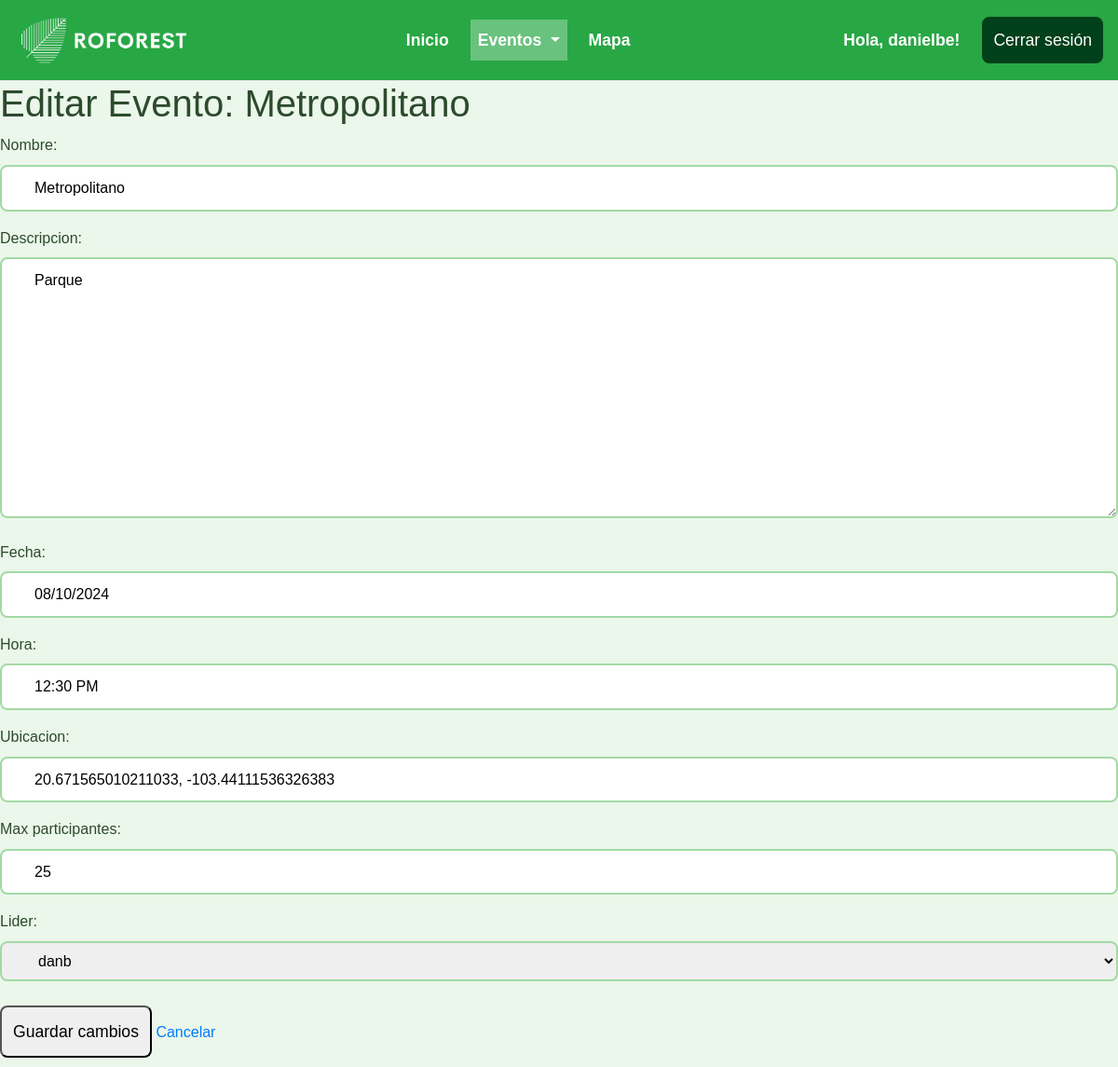
Screenshot of /eventos/editar/1/ (signed in) with the database file from the repository.
### eventos/models.py (models this page shows, shortened)
class Evento(models.Model):
    nombre = models.CharField(max_length=200)
    descripcion = models.TextField()
    fecha = models.DateField()  # Solo fecha
    hora = models.CharField(
        max_length=8,
        validators=[RegexValidator(regex=r'^(0[1-9]|1[0-2]):[0-5][0-9] (AM|PM)$', message="Formato de hora inválido. Usa hh:mm AM/PM.")]
    )  # Hora en formato 12 horas
    ubicacion = models.CharField(
        max_length=50,
        validators=[RegexValidator(regex=r'^-?\d{1,2}\.\d+,\s*-?\d{1,3}\.\d+$', message="Formato de coordenada inválido. Usa 'latitud, longitud'.")]
    )  # Coordenadas
    max_participantes = models.IntegerField()
    participantes = models.ManyToManyField(User, related_name='eventos', blank=True)
    lider = models.ForeignKey(User, related_name='eventos_liderados', on_delete=models.CASCADE)

### eventos/views.py (the view)
# urls.py: path('editar/<int:id>/', editar_evento, name='editar_evento'),  # Ruta para editar el evento
@login_required
def editar_evento(request, id):
    evento = get_object_or_404(Evento, id=id)
    if request.method == 'POST':
        form = EventoForm(request.POST, instance=evento)
        if form.is_valid():
            form.save()
            return redirect('detalle_evento', id=evento.id)
    else:
        form = EventoForm(instance=evento)
    return render(request, 'eventos/editar_evento.html', {'form': form, 'evento': evento})

### eventos/templates/eventos/editar_evento.html (shortened to what this page needs)
{% load static %}
<!DOCTYPE html>
<html lang="es">
<head>
    <link rel="stylesheet" href="https://stackpath.bootstrapcdn.com/bootstrap/4.5.2/css/bootstrap.min.css">
    <link rel="stylesheet" href="{% static 'css/styles.css' %}">
</head>
<body>
    <nav class="navbar navbar-expand-lg navbar-light bg-success sticky-top border-bottom">
        <a class="navbar-brand" href="#">
            <img src="{% static 'imagenes/logo.png' %}" alt="Reforest Logo" style="height: 60px; width: auto;">
        </a>
        <div class="collapse navbar-collapse" id="navbarNav">
            <ul class="navbar-nav mx-auto">
                <li class="nav-item {% if request.path == '/inicio/' %}active{% endif %}">
                    <a class="nav-link text-white" href="{% url 'inicio' %}">Inicio</a>
                </li>
                <li class="nav-item dropdown {% if '/eventos' in request.path %}active{% endif %}">
                    <a class="nav-link dropdown-toggle text-white" href="#" id="eventsDropdown" role="button" data-toggle="dropdown" aria-haspopup="true" aria-expanded="false">
                        Eventos
                    </a>
                </li>
                <li class="nav-item {% if request.path == '/eventos/mapa/' %}active{% endif %}">
                    <a class="nav-link text-white" href="{% url 'mapa_eventos' %}">Mapa</a>
                </li>
            </ul>
            <ul class="navbar-nav">
                {% if user.is_authenticated %}
                    <li class="nav-item d-flex align-items-center">
                        <span class="nav-link text-white mr-3">Hola, {{ user.username }}!</span>
                        <form method="POST" action="{% url 'logout' %}">
                            <button type="submit" class="btn btn-signup">Cerrar sesión</button>
                        </form>
                    </li>
                {% endif %}
            </ul>
        </div>
    </nav>
    <h1>Editar Evento: {{ evento.nombre }}</h1>
    <form method="POST">
        {{ form.as_p }}
        <button type="submit">Guardar cambios</button>
        <a href="{% url 'detalle_evento' evento.id %}" class="button cancel">Cancelar</a>
    </form>
</body>
</html>

### static/css/styles.css (style rules this page uses)
* { margin: 0; padding: 0; box-sizing: border-box; }
body { font-family: Arial, sans-serif; background-color: #eaf7ea; line-height: 1.6; color: #2d4a2d; }
button, .btn-login, .btn-signup, .btn-logout { padding: 10px; border-radius: 8px; cursor: pointer; font-size: 1.1em; margin: 10px 0; transition: background-color 0.3s ease; }
.btn-signup { background-color: #00401a; color: #fff; border: 2px solid #00401a; }
input, select, textarea { padding: 10px 10px 10px 35px; border: 2px solid #a3d9a5; border-radius: 8px; font-size: 1em; width: 100%; transition: border-color 0.3s ease; }
button { padding: 12px; border-radius: 8px; cursor: pointer; font-size: 1.1em; transition: background-color 0.3s ease; margin-top: 10px; }
.navbar-nav { display: flex; justify-content: flex-end; gap: 5px; }
.navbar-nav .nav-item { display: flex; align-items: center; margin-left: 0px; margin-right: 0px; }
.navbar-nav .nav-link { font-size: 1.1rem; font-weight: bold; transition: background-color 0.3s ease; }
.navbar-nav .nav-item.active .nav-link { background-color: rgba(255, 255, 255, 0.3); color: #fff !important; }
.navbar-nav .nav-link.text-white { margin-right: 10px; }

### rows the page displays
Evento: nombre "Metropolitano", descripcion "Parque", fecha "08/10/2024", hora "12:30 PM", ubicacion "20.671565010211033, -103.44111536326383", max_participantes "25", lider "danb"

### other values shown
{{ user.username }} "danielbe"
